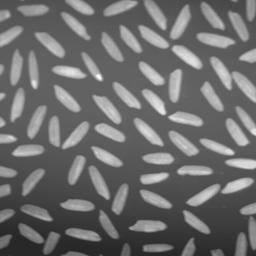
#> input picture rice.jpg, 256 x 256 px
$ jupyter execute l1.ipynb
#> lines starting #> are read from the running program, lines starting #| are printed output that depends on the picture; after the words box and inside, x2 and y2 are one past the last pixel; in counts of white or black regions, pixels touching at a corner belong together
 Objectives:

 Reading and displaying an image in python

[cell 1]
import matplotlib.pyplot as plt
import matplotlib.image as img
Image_test=img.imread("rice.jpg")
#> Image_test is the input picture: shape (256, 256); min 32, max 255, mean 108.7
plt.imshow(Image_test,cmap='gray')

 Convert Images to another format and compare them

[cell 2]
from PIL import Image
import os

with Image.open('rice.jpg') as img_test:
  img_test.save("output.png")
  img_test.save("output.tiff")
print("png", os.path.getsize('rice.jpg'))
print("jpeg", os.path.getsize('output.png'))
print("tiff", os.path.getsize('output.tiff'))

 Convert an Image to Grayscale and display

[cell 3]
from PIL import Image,ImageOps
import cv2
im=Image.open('rice.jpg')
im2=ImageOps.grayscale(im)
plt.imshow(im2,cmap='gray')

 Perform Image enhancement operations

[cell 4]
import cv2
image=cv2.imread('rice.jpg')
image_x_color=cv2.cvtColor(image,cv2.COLOR_BGR2RGB)
image_x_gray=cv2.cvtColor(image,cv2.COLOR_BGR2GRAY)
plt.hist(image_x_gray)
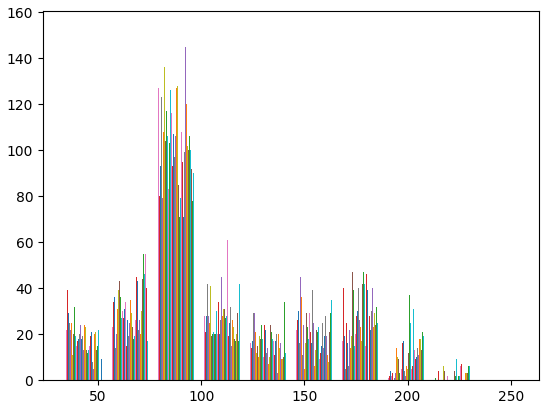
#> figure drawn by matplotlib, 1 panel; tallest bar 95 high, from x = 78.83 to 78.9; tallest bar 96 high, from x = 78.9 to 78.97; tallest bar 98 high, from x = 78.97 to 79.04

Pixel Wise Thresholding

Thresholding Logic in Grayscale Image Processing Grayscale images have pixel values between 0 (black) and 255 (white). The code iterates over each pixel, turning values <220 black (0) and values ≥220 white (255), producing a binary image. This method is used in tasks like segmentation and object detection.

[cell 5]
row,col=image_x_gray.shape
#> row = 256; col = 256
for i in range(row):
  for j in range(col):
    if image_x_gray[i][j]<220:
      image_x_gray[i][j]=0
    else:
      image_x_gray[i][j]=255
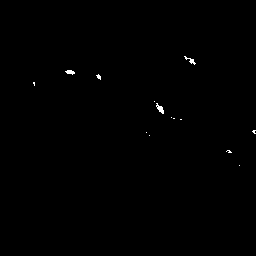
#> image_x_gray: shape (256, 256); 0.25% white in thin lines or dots, all inside (x1, y1, x2, y2) = (33, 56, 256, 166)

[cell 6]
plt.hist(image_x_gray)
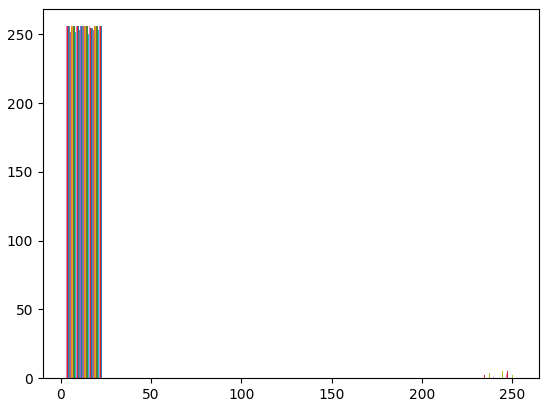
#> figure drawn by matplotlib, 1 panel; tallest bar 256 high, from x = 2.55 to 2.63; tallest bar 256 high, from x = 2.63 to 2.71; tallest bar 256 high, from x = 2.71 to 2.79

[cell 7]
plt.imshow(image_x_gray,cmap='gray')

Color Inversion

This code performs color inversion on a grayscale image (image_x_gray). Each pixel's intensity value is subtracted from 255, effectively flipping the grayscale colors. For example, black (0) becomes white (255), white (255) becomes black (0), and intermediate gray values (e.g., 128) are inverted to their corresponding value (127). This creates a negative image effect.

[cell 8]
row,col=image_x_gray.shape
for i in range(row):
  for j in range(col):
    image_x_gray[i][j]=255-image_x_gray[i][j]

[cell 9]
plt.hist(image_x_gray)
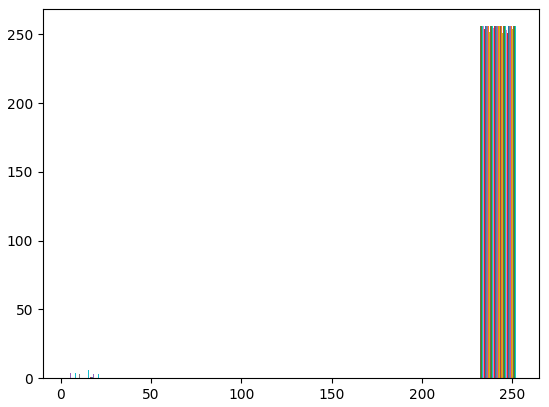
#> figure drawn by matplotlib, 1 panel; tallest bar 256 high, from x = 232.1 to 232.1; tallest bar 256 high, from x = 232.1 to 232.2; tallest bar 256 high, from x = 232.2 to 232.3

[cell 10]
plt.imshow(image_x_gray,cmap='gray')

#Histogram Equalisation
A technique for enhancing the contrast of images, particularly grayscale ones.

Process:

1.Converts the image to grayscale (if necessary).

2.Builds a histogram of pixel values.

3.Computes the cumulative distribution function (CDF) for intensity mapping.

4.Maps pixels to new values using the CDF to spread out intensity levels.

Outcome:

1.Produces an equalized image with improved contrast.

2.Displays the original and equalized images alongside their respective histograms using matplotlib

[cell 11]
import numpy as np
import matplotlib.pyplot as plt
import cv2

def histogram_equalization(image_path):
    # Read the image
#> called with image_path = 'rice.jpg'
    sat_image= cv2.imread(image_path)
    #Convert to grayscale if needed
    if len(sat_image.shape) > 2:
        sat_image_gray = cv2.cvtColor(sat_image, cv2.COLOR_BGR2GRAY)
    else:
        sat_image_gray = sat_image.copy()

    histogram = np.zeros(256, dtype=int)
    for pixel in sat_image_gray.flatten():
        histogram[pixel] += 1
#> this loop made 65536 passes
#> pixel on passes 1 to 3: 81, 81, 81
#> after the loop, histogram = 256 values, max 2585 at index 96, min 0 at index 0, mean 256
    # Calculate probability and CDF
    total_pixels = sat_image_gray.size
#> total_pixels = 65536
    probability = histogram / total_pixels
#> probability = 256 values, max 0.0394 at index 96, min 0 at index 0, mean 0.00391
    cdf = np.cumsum(probability)
#> cdf = 256 values from 0 to 1
    # Calculate new pixel values
    L = 256  # Number of gray levels
    new_pixel_values = np.round(cdf * (L - 1)).astype(np.uint8)  # Round up to next greatest
#> new_pixel_values = 256 values from 0 to 255
    # Create equalized image
    equalized_image = new_pixel_values[sat_image_gray]
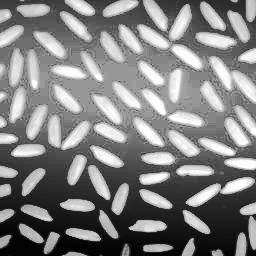
#> equalized_image: shape (256, 256); min 0, max 255, mean 129


    # Display results
    plt.figure(figsize=(10, 6))
    # Original image
    plt.subplot(2, 2, 1)
    plt.title("Original Grayscale Image")
    plt.imshow(sat_image_gray, cmap="gray")
    plt.axis("off")
    # Equalized image
    plt.subplot(2, 2, 2)
    plt.title("Equalized Image")
    plt.imshow(equalized_image, cmap="gray")
    plt.axis("off")
    # Original histogram
    plt.subplot(2, 2, 3)
    plt.title("Original Histogram")
    plt.plot(histogram)
    plt.xlim([0, 256])
    # Equalized histogram
    hist_eq, _ = np.histogram(equalized_image.flatten(), 256, [0, 256])
#> hist_eq = 256 values, max 2585 at index 134, min 0 at index 3, mean 256
    plt.subplot(2, 2, 4)
    plt.title("Equalized Histogram")
    plt.plot(hist_eq)
    plt.xlim([0, 256])
    plt.tight_layout()
    plt.show()
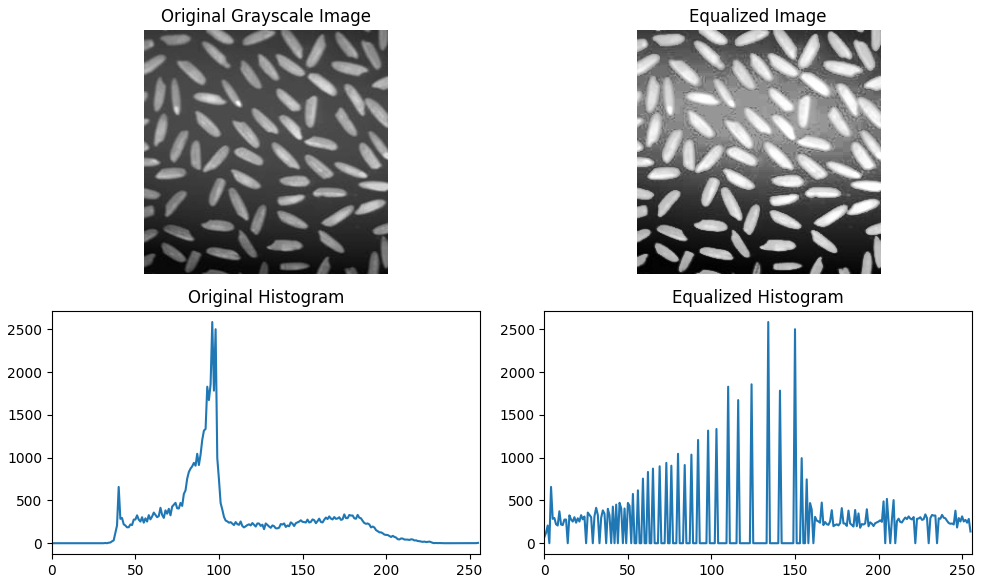
#> figure drawn by matplotlib, 4 panels; panel 3: curve peaks at x = 96, y = 2585; panel 4: curve peaks at x = 134, y = 2585
    return sat_image_gray, equalized_image, histogram, hist_eq, cdf, new_pixel_values

original, equalized, hist_orig, hist_eq, cdf, mapping = histogram_equalization('rice.jpg')
#> hist_orig has the same summary as histogram in histogram_equalization; cdf = 256 values from 0 to 1; mapping = 256 values from 0 to 255

$ run again, with imgseg.jpg copied over rice.jpg
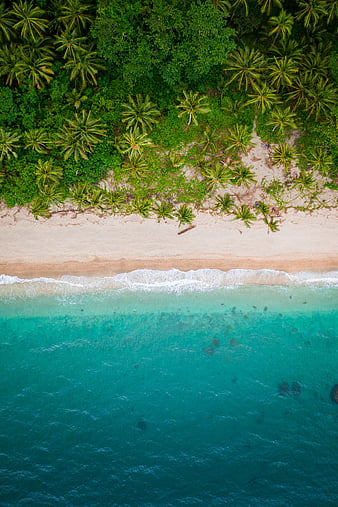
#> input picture imgseg.jpg, 338 x 507 px
#> Image_test is the input picture: shape (507, 338, 3); mean R, G, B 71.6, 117.4, 91.9
#> after the loop `for i in range(row):`:
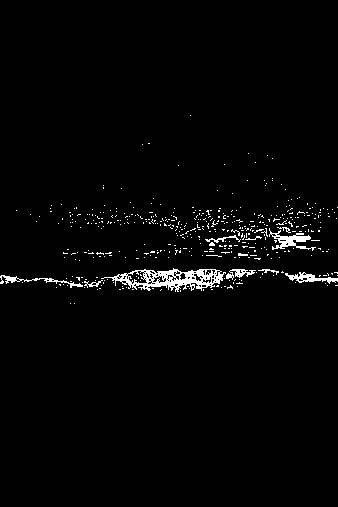
#> image_x_gray: shape (507, 338); 2.1% white in thin lines or dots, all inside (x1, y1, x2, y2) = (0, 115, 338, 304)
#> the loop in histogram_equalization, `for pixel in sat_image_gray.flatten():` made 171366 passes
#> pixel on passes 1 to 3: 21, 11, 16
#> after the loop in histogram_equalization, `for pixel in sat_image_gray.flatten():`: histogram = 256 values, max 2217 at index 53, min 6 at index 255, mean 669.4
#> probability = 256 values, max 0.0129 at index 53, min 3.5e-05 at index 255, mean 0.00391
#> in histogram_equalization, `cdf = np.cumsum(probability)`: cdf = 256 values from 0.000175 to 1
#> new_pixel_values = 256 values from 0 to 255
#> in histogram_equalization, `hist_eq, _ = np.histogram(equalized_image.flatten(), 256, [0, 256])`: hist_eq = 256 values, max 2217 at index 57, min 0 at index 31, mean 669.4
#> in histogram_equalization, `plt.show()`:
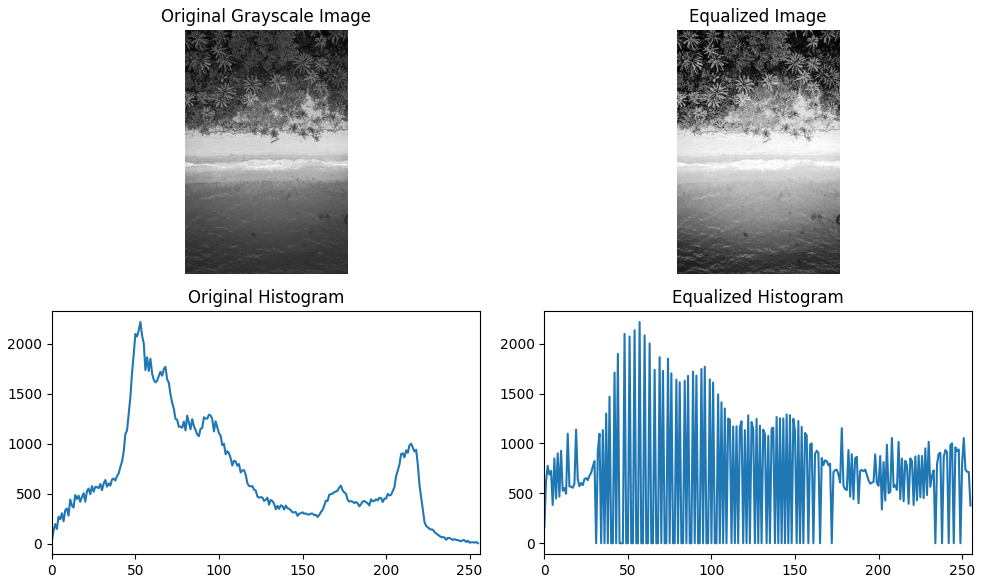
#> figure drawn by matplotlib, 4 panels; panel 3: curve peaks at x = 53, y = 2217; panel 4: curve peaks at x = 57, y = 2217
#> `original, equalized, hist_orig, hist_eq, cdf, mapping = histogram_equa..`: hist_orig has the same summary as histogram in histogram_equalization; cdf = 256 values from 0.000175 to 1; mapping = 256 values from 0 to 255
